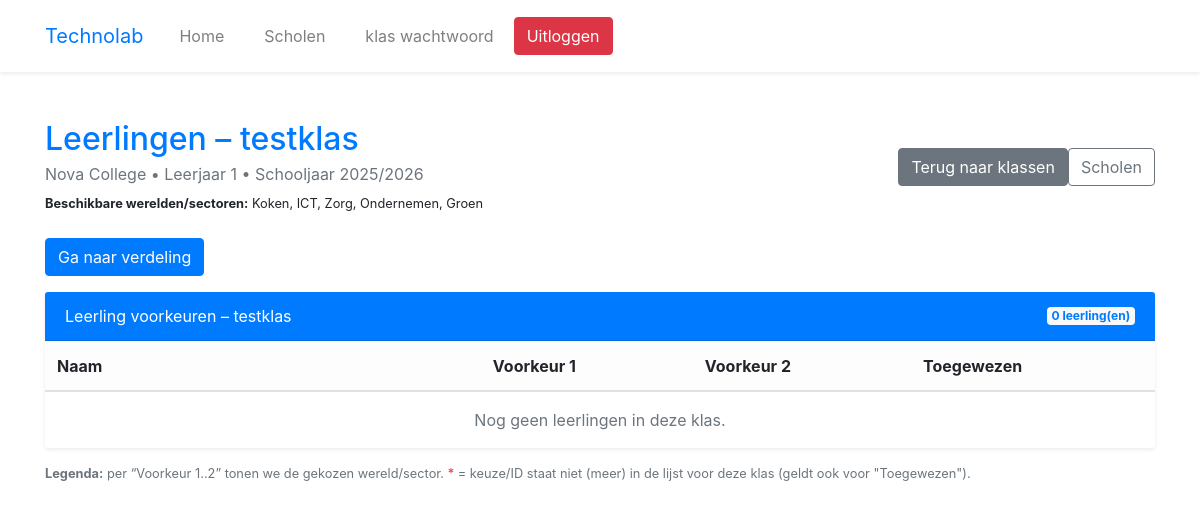
Page /leerlingen.php?klas_id=10 (signed in) on the earlier database version.
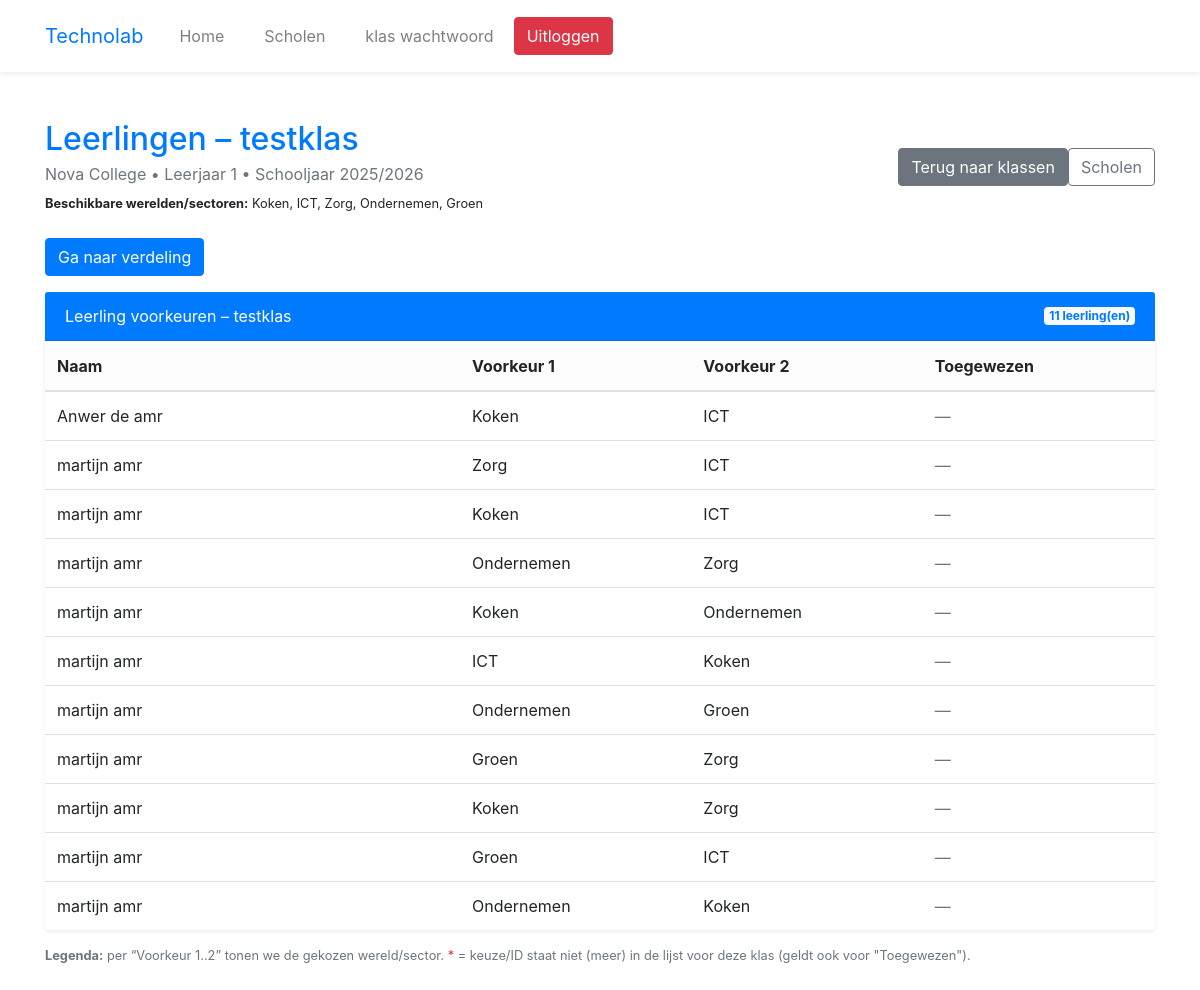
Same page on the later database version.
### tables this page shows
CREATE TABLE `leerling` (
  `leerling_id` int(11) NOT NULL,
  `klas_id` int(11) NOT NULL,
  `voornaam` varchar(100) NOT NULL,
  `tussenvoegsel` varchar(100) DEFAULT NULL,
  `achternaam` varchar(100) NOT NULL,
  `voorkeur1` varchar(100) DEFAULT NULL,
  `voorkeur2` varchar(100) DEFAULT NULL,
  `voorkeur3` varchar(100) DEFAULT NULL,
  `voorkeur4` varchar(100) DEFAULT NULL,
  `voorkeur5` varchar(100) DEFAULT NULL,
  `toegewezen_voorkeur` varchar(100) DEFAULT NULL
);

### leerlingen.php (the view, shortened to what the changed rows need)
<?php
require 'includes/header.php';
$klas_id = (int)$_GET['klas_id'];
$stmt = $conn->prepare("
    SELECT k.klas_id, k.school_id, k.klasaanduiding, k.leerjaar, k.schooljaar,
           k.max_keuzes,
           s.schoolnaam
    FROM klas k
    JOIN school s ON s.school_id = k.school_id
    WHERE k.klas_id = ?
");
$stmt->bind_param("i", $klas_id);
$stmt->execute();
$klas = $stmt->get_result()->fetch_assoc();
$maxKeuzes = in_array((int)($klas['max_keuzes'] ?? 2), [2, 3], true)
    ? (int)$klas['max_keuzes']
    : 2;
$stmt = $conn->prepare("
    SELECT id, naam
    FROM klas_voorkeur
    WHERE klas_id = ? AND actief = 1
    ORDER BY volgorde ASC
");
$stmt->bind_param("i", $klas_id);
$stmt->execute();
$res = $stmt->get_result();
$allowedById = [];
$allowedNames = [];
while ($r = $res->fetch_assoc()) {
    $id = (int)$r['id'];
    $naam = (string)$r['naam'];
    $allowedById[$id] = $naam;
    $allowedNames[mb_strtolower(trim($naam))] = $naam;
}
$stmt = $conn->prepare("
    SELECT leerling_id, voornaam, tussenvoegsel, achternaam,
           voorkeur1, voorkeur2, voorkeur3, voorkeur4, voorkeur5, toegewezen_voorkeur
    FROM leerling
    WHERE klas_id = ?
    ORDER BY achternaam ASC, voornaam ASC
");
$stmt->bind_param("i", $klas_id);
$stmt->execute();
$leerlingen = $stmt->get_result();
function e($s)
{
    return htmlspecialchars((string)$s, ENT_QUOTES, 'UTF-8');
}
function dash()
{
    return '<span class="text-muted">—</span>';
}
function renderChoice(?string $raw, array $allowedById, array $allowedNames): string
{
    $v = trim((string)$raw);
    if (ctype_digit($v)) {
        $id = (int)$v;
        if (isset($allowedById[$id])) {
            return e($allowedById[$id]);
        } else {
            return '<span class="text-danger" title="ID niet (meer) geldig voor deze klas">' . e($v) . ' *</span>';
        }
    }
    return '<span class="text-danger" title="Keuze staat niet (meer) in de lijst voor deze klas">' . e($v) . ' *</span>';
}
function renderAssignedChoice(?string $raw, array $allowedById, array $allowedNames): string
{
    $v = trim((string)$raw);
    if ($v === '') return dash();
    return '<span class="text-danger" title="Toegewezen keuze staat niet (meer) in de lijst voor deze klas">' . e($v) . ' *</span>';
}
?>
<div class="container py-5">
    <div class="row mb-4">
        <div class="col d-flex justify-content-between align-items-center">
            <div>
                <h2 class="fw-bold text-primary mb-1">
                    Leerlingen – <?= e($klas['klasaanduiding']) ?>
                </h2>
            </div>
        </div>
    </div>
    <div class="card shadow-sm border-0">
        <div class="card-header bg-primary text-white fw-semibold d-flex justify-content-between align-items-center">
            <span>Leerling voorkeuren – <?= e($klas['klasaanduiding']) ?></span>
            <span class="badge bg-light text-primary"><?= (int)$leerlingen->num_rows ?> leerling(en)</span>
        </div>
        <div class="card-body p-0">
            <table class="table table-hover align-middle mb-0">
                <thead class="table-light">
                    <tr>
                        <th style="min-width:220px;">Naam</th>
                        <?php for ($i = 1; $i <= $maxKeuzes; $i++): ?>
                            <th>Voorkeur <?= $i ?></th>
                        <?php endfor; ?>
                        <th>Toegewezen</th>
                    </tr>
                </thead>
                <tbody>
                    <?php if ($leerlingen->num_rows === 0): ?>
                        <tr>
                            <td colspan="<?= 2 + $maxKeuzes ?>" class="text-center py-3 text-muted">
                                Nog geen leerlingen in deze klas.
                            </td>
                        </tr>
                    <?php else: ?>
                        <?php while ($l = $leerlingen->fetch_assoc()): ?>
                            <tr>
                                <td>
                                    <?= e($l['voornaam']) ?>
                                    <?= $l['tussenvoegsel'] ? e(' ' . $l['tussenvoegsel']) : '' ?>
                                    <?= e(' ' . $l['achternaam']) ?>
                                </td>
                                <?php for ($i = 1; $i <= $maxKeuzes; $i++): ?>
                                    <td><?= renderChoice($l['voorkeur' . $i] ?? '', $allowedById, $allowedNames) ?></td>
                                <?php endfor; ?>
                                <td><?= renderAssignedChoice($l['toegewezen_voorkeur'] ?? '', $allowedById, $allowedNames) ?></td>
                            </tr>
                        <?php endwhile; ?>
                    <?php endif; ?>
                </tbody>
            </table>
        </div>
    </div>
</div>
<?php require 'includes/footer.php'; ?>

Differences in the rows shown:
added leerling: voornaam "Anwer", tussenvoegsel "de", achternaam "amr", voorkeur1 "Koken", voorkeur2 "ICT"
added leerling: voornaam "martijn", achternaam "amr", voorkeur1 "Zorg", voorkeur2 "ICT"
added leerling: voornaam "martijn", achternaam "amr", voorkeur1 "Koken", voorkeur2 "ICT"
added leerling: voornaam "martijn", achternaam "amr", voorkeur1 "Ondernemen", voorkeur2 "Zorg"
added leerling: voornaam "martijn", achternaam "amr", voorkeur1 "Koken", voorkeur2 "Ondernemen"
added leerling: voornaam "martijn", achternaam "amr", voorkeur1 "ICT", voorkeur2 "Koken"
added leerling: voornaam "martijn", achternaam "amr", voorkeur1 "Ondernemen", voorkeur2 "Groen"
added leerling: voornaam "martijn", achternaam "amr", voorkeur1 "Groen", voorkeur2 "Zorg"
added leerling: voornaam "martijn", achternaam "amr", voorkeur1 "Koken", voorkeur2 "Zorg"
added leerling: voornaam "martijn", achternaam "amr", voorkeur1 "Groen", voorkeur2 "ICT"
added leerling: voornaam "martijn", achternaam "amr", voorkeur1 "Ondernemen", voorkeur2 "Koken"
Other differences:
$leerlingen->num_rows: "0" → "11"
text no longer shown: "Nog geen leerlingen in deze klas."
